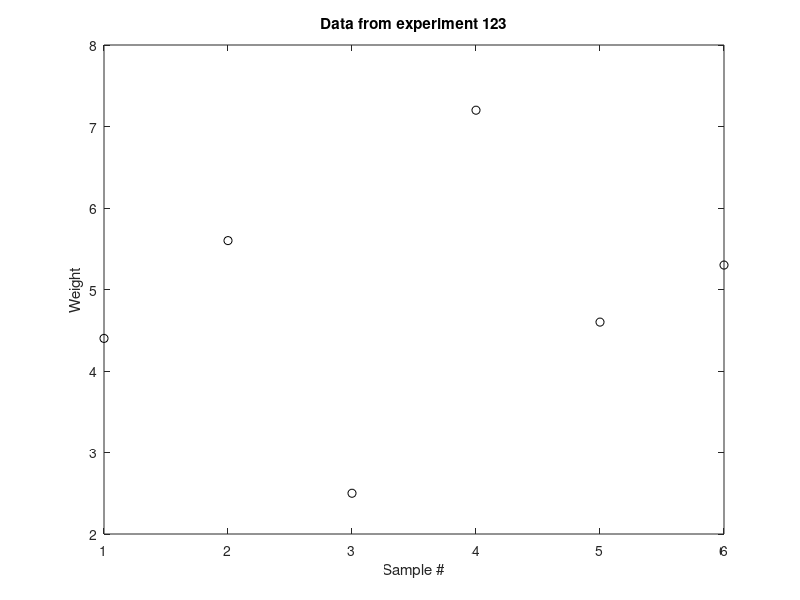

Here is the MATLAB script that generated this plot:
% This script loads a file that stores an experiment number
% followed by the actual data. It plots the data and puts
% the experiment # in the plot title

load expnoanddata.dat
experNo = expnoanddata(1);
data = expnoanddata(2:end);
plot(data,'ko')
xlabel('Sample #')
ylabel('Weight')
title(sprintf('Data from experiment %d', experNo))
